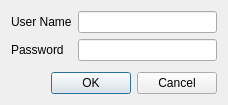
<?xml version="1.0" encoding="UTF-8"?>
<ui version="4.0">
 <class>CloginClass</class>
 <widget class="QDialog" name="CloginClass">
  <property name="geometry">
   <rect>
    <x>0</x>
    <y>0</y>
    <width>228</width>
    <height>105</height>
   </rect>
  </property>
  <property name="windowTitle">
   <string>Clogin</string>
  </property>
  <layout class="QHBoxLayout" name="horizontalLayout_2">
   <item>
    <layout class="QVBoxLayout" name="verticalLayout">
     <item>
      <layout class="QFormLayout" name="formLayout">
       <item row="0" column="0">
        <widget class="QLabel" name="label">
         <property name="text">
          <string>User Name</string>
         </property>
        </widget>
       </item>
       <item row="0" column="1">
        <widget class="QLineEdit" name="lineEdit"/>
       </item>
       <item row="1" column="0">
        <widget class="QLabel" name="label_2">
         <property name="text">
          <string>Password</string>
         </property>
        </widget>
       </item>
       <item row="1" column="1">
        <widget class="QLineEdit" name="lineEdit_2">
         <property name="echoMode">
          <enum>QLineEdit::Password</enum>
         </property>
        </widget>
       </item>
      </layout>
     </item>
     <item>
      <layout class="QHBoxLayout" name="horizontalLayout">
       <item>
        <spacer name="horizontalSpacer">
         <property name="orientation">
          <enum>Qt::Horizontal</enum>
         </property>
         <property name="sizeHint" stdset="0">
          <size>
           <width>40</width>
           <height>20</height>
          </size>
         </property>
        </spacer>
       </item>
       <item>
        <widget class="QPushButton" name="pushButton">
         <property name="text">
          <string>OK</string>
         </property>
         <property name="shortcut">
          <string>Ctrl+O</string>
         </property>
        </widget>
       </item>
       <item>
        <widget class="QPushButton" name="pushButton_2">
         <property name="text">
          <string>Cancel</string>
         </property>
        </widget>
       </item>
      </layout>
     </item>
    </layout>
   </item>
  </layout>
 </widget>
 <layoutdefault spacing="6" margin="11"/>
 <resources/>
 <connections>
  <connection>
   <sender>pushButton_2</sender>
   <signal>clicked()</signal>
   <receiver>CloginClass</receiver>
   <slot>close()</slot>
   <hints>
    <hint type="sourcelabel">
     <x>190</x>
     <y>74</y>
    </hint>
    <hint type="destinationlabel">
     <x>222</x>
     <y>63</y>
    </hint>
   </hints>
  </connection>
 </connections>
</ui>
